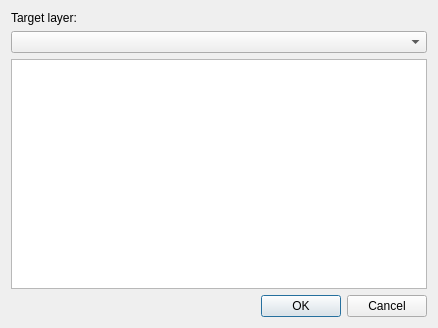
<?xml version="1.0" encoding="UTF-8"?>
<ui version="4.0">
 <class>Targetselection</class>
 <widget class="QDialog" name="Targetselection">
  <property name="geometry">
   <rect>
    <x>0</x>
    <y>0</y>
    <width>438</width>
    <height>328</height>
   </rect>
  </property>
  <property name="windowTitle">
   <string>Dialog</string>
  </property>
  <property name="modal">
   <bool>true</bool>
  </property>
  <layout class="QVBoxLayout" name="verticalLayout" stretch="0,0,1,0">
   <item>
    <widget class="QLabel" name="layerLabel">
     <property name="text">
      <string>Target layer:</string>
     </property>
    </widget>
   </item>
   <item>
    <widget class="QgsMapLayerComboBox" name="targetLayerComboBox"/>
   </item>
   <item>
    <widget class="QTableWidget" name="fieldTable">
     <property name="columnCount">
      <number>2</number>
     </property>
     <attribute name="horizontalHeaderVisible">
      <bool>false</bool>
     </attribute>
     <attribute name="horizontalHeaderStretchLastSection">
      <bool>true</bool>
     </attribute>
     <column/>
     <column/>
    </widget>
   </item>
   <item>
    <widget class="QDialogButtonBox" name="buttonBox">
     <property name="orientation">
      <enum>Qt::Horizontal</enum>
     </property>
     <property name="standardButtons">
      <set>QDialogButtonBox::Cancel|QDialogButtonBox::Ok</set>
     </property>
    </widget>
   </item>
  </layout>
 </widget>
 <customwidgets>
  <customwidget>
   <class>QgsMapLayerComboBox</class>
   <extends>QComboBox</extends>
   <header>qgsmaplayercombobox.h</header>
  </customwidget>
 </customwidgets>
 <resources/>
 <connections>
  <connection>
   <sender>buttonBox</sender>
   <signal>rejected()</signal>
   <receiver>Targetselection</receiver>
   <slot>reject()</slot>
   <hints>
    <hint type="sourcelabel">
     <x>316</x>
     <y>260</y>
    </hint>
    <hint type="destinationlabel">
     <x>286</x>
     <y>274</y>
    </hint>
   </hints>
  </connection>
 </connections>
</ui>
